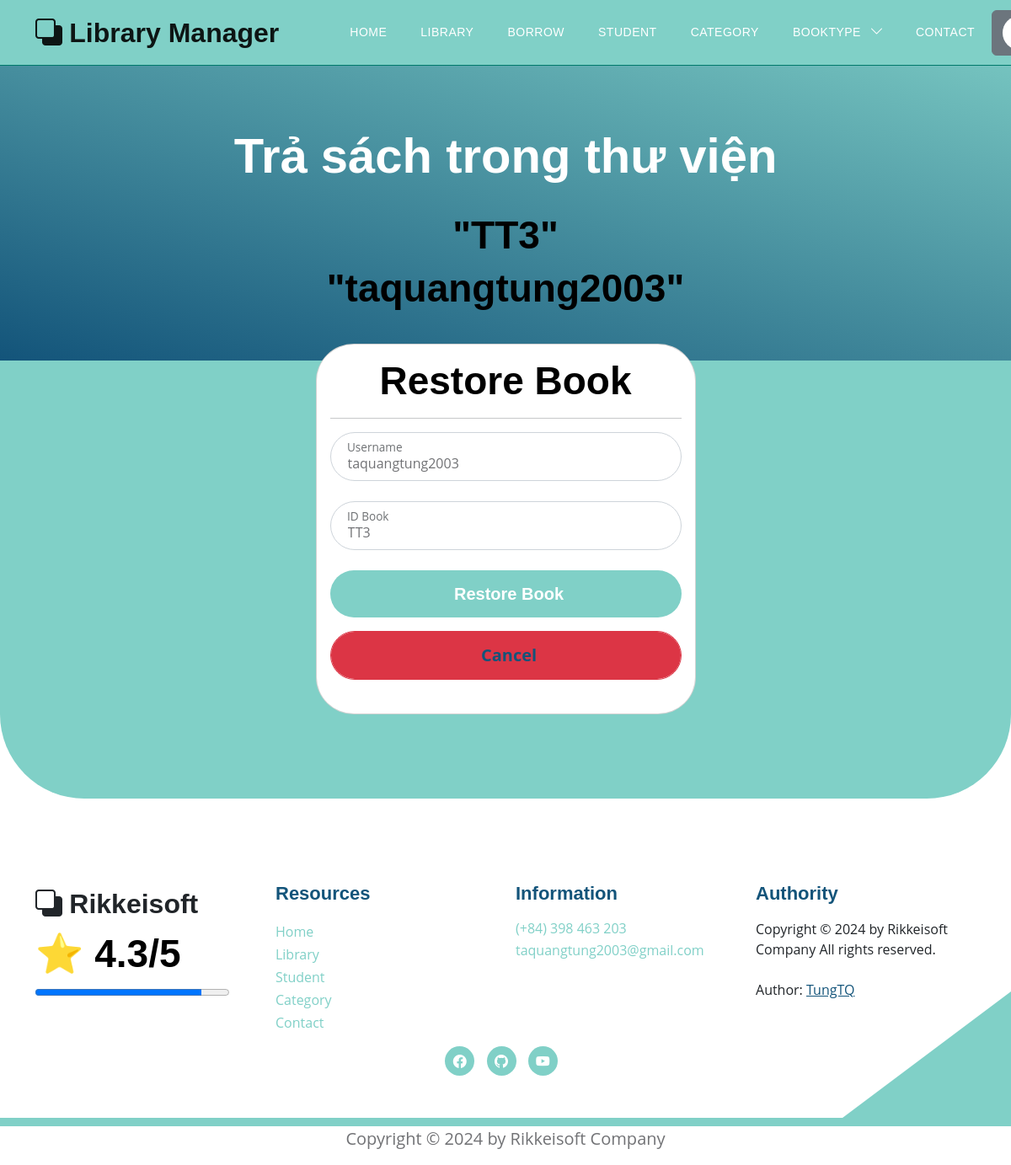
The page /books/restore_book_user?username_res=taquangtung2003&borrow_book_id=TT3 (signed in) on the database its author committed.
### models.py (models this page shows)
class BorrowBook(Base):
    __tablename__ = 'borrow'
    id = Column(Integer, primary_key=True, autoincrement=True)          # Khóa chính mới
    book_id = Column(String(30), ForeignKey('books.id_book'), nullable=False)
    username_id = Column(String(50), index=True)
    borrow_at = Column(DateTime, index=True)
    borrow_predict = Column(DateTime, index=True)
    borrow_actual = Column(DateTime, index=True)
    status = Column(Integer, index=True, default=0)
    book_borrow = relationship("Book", back_populates="borrows")

### routers/borrow.py (the view)
@router.get('/books/restore_book', response_class=HTMLResponse)
async def get_restore_book(request: Request, borrow_book_id: Optional[str] = None, token: str = Cookie(None), db: Session = Depends(models.get_db)):
    mean_star = function.get_mean_star(db)
    all_category2 = db.query(models.Category).filter(models.Category.delete_flag != 1).all()
    if token:
        decodeJSON = jwt.decode(token, "secret", algorithms=["HS256"])
        username = decodeJSON["username"]
        restored_book = db.query(models.BorrowBook).filter(models.BorrowBook.book_id == borrow_book_id,
                                                           models.BorrowBook.status == 1,
                                                           models.BorrowBook.username_id == username).first()
        return templates.TemplateResponse("books/book_restore.html", {"request": request,
                                                                 "restored_book": restored_book,
                                                                 "mean_star": mean_star,
                                                                 "all_category2": all_category2})
    else:
        return templates.TemplateResponse("errors/error_template.html", {"request": request,
                                                                  "mean_star": mean_star,
                                                                  "error": "Page Not Found"})

### templates/books/book_restore_username.html (shortened to what this page needs)
{% extends "base.html" %}
{% block content %}
<section class="hero-section d-flex justify-content-center align-items-center" id="section_1"
    style="padding-bottom: 50px;">
    <div class="container">
        <div class="row">
            <div class="col-lg-8 col-12 mx-auto">
                <h1 class="text-white text-center"> Trả sách trong thư viện </h1>
                <br>
                <h2 class="text-center"> "{{restored_book.book_id}}" </h2>
                <h2 class="text-center"> "{{restored_book.username_id}}" </h2>
            </div>
        </div>
    </div>
</section>
<section class="featured-section">
    <div class="container">
        <div class="row justify-content-center">
            <div class="col-lg-5 col-md-7 col-12" style="padding-top: 80px;">
                <div class="card" style="border-radius: 10%;">
                    <div class="card-body">
                        <h2 class="card-title text-center"> Restore Book </h2>
                        <hr>
                        <form action="/books/restore_book_user" method="post" class="custom-form" role="form">
                            <div class="form-floating mb-3">
                                <input type="text" name="username_res" id="username_res" class="form-control" required=""
                                    placeholder="Username restore" value="{{restored_book.username_id}}" readonly>
                                <label for="username_res"> Username </label>
                            </div>
                            <div class="form-floating mb-3">
                                <input type="text" name="borrow_book_id" id="borrow_book_id" class="form-control" required=""
                                    placeholder="ID Book restore" value="{{restored_book.book_id}}" readonly>
                                <label for="borrow_book_id"> ID Book </label>
                            </div>
                            <button type="submit" class="form-control btn btn-primary"> Restore Book </button>
                            <button type="button" class="form-control btn btn-danger mt-3" style="color:aliceblue; font-size: 20px;"> <b> <a href="/books/all_borrowed_book"> Cancel </a></b> </button>
                        </form>
                    </div>
                </div>
            </div>
        </div>
    </div>
</section>
{% endblock content %}

### static/css/templatemo-topic-listing.css (style rules this page uses)
:root { --white-color: #ffffff; --primary-color: #13547a; --secondary-color: #80d0c7; --section-bg-color: #f0f8ff; --custom-btn-bg-color: #80d0c7; --custom-btn-bg-hover-color: #13547a; --dark-color: #000000; --p-color: #717275; --border-color: #7fffd4; --link-hover-color: #13547a; --body-font-family: 'Open Sans', sans-serif; --title-font-family: 'Montserrat', sans-serif; --h1-font-size: 58px; --h2-font-size: 46px; --h3-font-size: 32px; --h4-font-size: 28px; --h5-font-size: 24px; --h6-font-size: 22px; --p-font-size: 20px; --menu-font-size: 14px; --btn-font-size: 18px; --copyright-font-size: 16px; --border-radius-large: 100px; --border-radius-medium: 20px; --border-radius-small: 10px; --font-weight-normal: 400; --font-weight-medium: 500; --font-weight-semibold: 600; --font-weight-bold: 700; }
body { background-color: var(--white-color); font-family: var(--body-font-family); }
h2, h3, h4, h5, h6 { color: var(--dark-color); }
h1, h2, h3, h4, h5, h6 { font-family: var(--title-font-family); font-weight: var(--font-weight-semibold); }
h1 { font-size: var(--h1-font-size); font-weight: var(--font-weight-bold); }
h2 { font-size: var(--h2-font-size); font-weight: var(--font-weight-bold); }
a, button { touch-action: manipulation; transition: all 0.3s; }
a { display: inline-block; color: var(--primary-color); text-decoration: none; }
b, strong { font-weight: var(--font-weight-bold); }
.hero-section { background-image: linear-gradient(15deg, #13547a 0%, #80d0c7 100%); position: relative; overflow: hidden; padding-top: 150px; padding-bottom: 150px; }
.featured-section { background-color: var(--secondary-color); border-radius: 0 0 100px 100px; padding-bottom: 100px; }
.featured-section .row { position: relative; bottom: 100px; margin-bottom: -100px; }
.custom-form .form-control { border-radius: var(--border-radius-large); color: var(--p-color); margin-bottom: 24px; padding-top: 13px; padding-bottom: 13px; padding-left: 20px; outline: none; }
.form-floating>label { padding-left: 20px; }
.custom-form button[type="submit"] { background: var(--custom-btn-bg-color); border: none; border-radius: var(--border-radius-large); color: var(--white-color); font-family: var(--title-font-family); font-size: var(--p-font-size); font-weight: var(--font-weight-semibold); transition: all 0.3s; margin-bottom: 0; }

### rows shown on the page
BorrowBook: book_id "TT3", username_id "taquangtung2003", username_res "taquangtung2003", borrow_book_id "TT3"

### other values the page prints
{{ mean_star }} "4.3"
